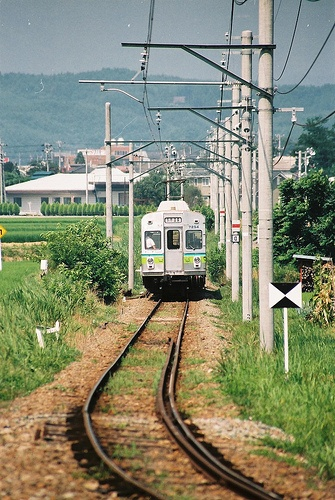
#> input picture data/custom/images/train.jpg, 335 x 500 px
$ python -i data_augment.py   (imports and definitions only)
#> lines starting #> are read from the running program, lines starting #| are printed output that depends on the picture
#> further down, picture is the input picture: shape (500, 335, 3); mean B, G, R 113.3, 137.3, 133.4
# Copyright 2023 AlphaBetter Corporation. All Rights Reserved.
# Licensed under the Apache License, Version 2.0 (the "License");
#   you may not use this file except in compliance with the License.
#   You may obtain a copy of the License at
#
#       http://www.apache.org/licenses/LICENSE-2.0
#
# Unless required by applicable law or agreed to in writing, software
# distributed under the License is distributed on an "AS IS" BASIS,
# WITHOUT WARRANTIES OR CONDITIONS OF ANY KIND, either express or implied.
# See the License for the specific language governing permissions and
# limitations under the License.
# ==============================================================================
"""
Data augmentation functions
"""
import math
import random
from typing import Any

import cv2
import numpy as np

__all__ = [
    "adjust_hsv", "cutout", "letterbox", "mixup", "random_affine",
]


def adjust_hsv(img: np.ndarray, h_gain: float = 0.5, s_gain: float = 0.5, v_gain: float = 0.5) -> np.ndarray:
    r"""Augment HSV channels of an image

    Args:
        img (np.ndarray): Image to augment
        h_gain (float): Hue gain
        s_gain (float): Saturation gain
        v_gain (float): Value gain

    Examples:
        >>> img = cv2.imread("image.jpg")
        >>> img = adjust_hsv(img, h_gain=0.5, s_gain=0.5, v_gain=0.5)

    Returns:
        np.ndarray: Augmented image
    """
#> called with h_gain = 0.5, s_gain = 0.5, v_gain = 0.5

    # Generate random gains for hue, saturation, and value channels
    random_gains = np.random.uniform(-1, 1, 3) * [h_gain, s_gain, v_gain] + 1

    # Split the image into hue, saturation, and value channels
    hue, sat, val = cv2.split(cv2.cvtColor(img, cv2.COLOR_BGR2HSV))
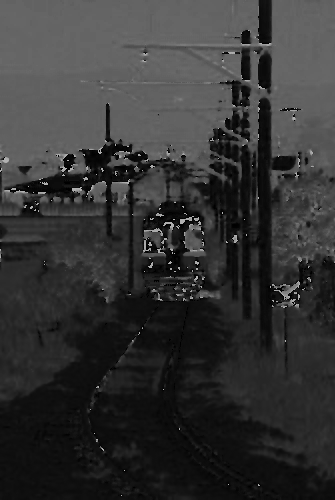
#> hue: shape (500, 335); min 0, max 179, mean 51.9
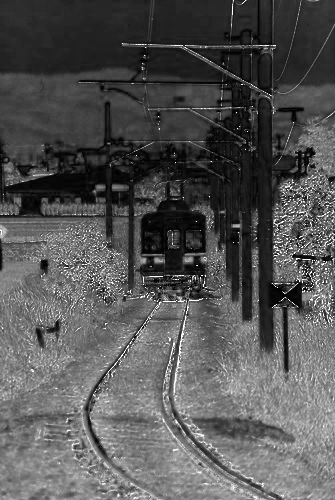
#> sat: shape (500, 335); min 0, max 255, mean 85.1
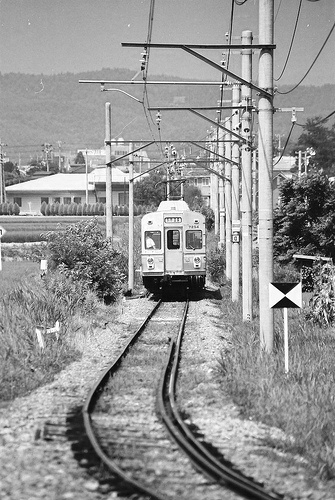
#> val: shape (500, 335); min 0, max 255, mean 148.8

    # Store the original data type of the image
    img_dtype = img.dtype

    # Create lookup tables for hue, saturation, and value channels
    x = np.arange(0, 256, dtype=np.int16)
    lut_hue = ((x * random_gains[0]) % 180).astype(img_dtype)
    lut_sat = np.clip(x * random_gains[1], 0, 255).astype(img_dtype)
#> lut_sat = 256 values from 0 to 255
    lut_val = np.clip(x * random_gains[2], 0, 255).astype(img_dtype)
#> lut_val = 256 values from 0 to 255

    # Apply the lookup tables to the hue, saturation, and value channels
    img_hsv = cv2.merge((cv2.LUT(hue, lut_hue), cv2.LUT(sat, lut_sat), cv2.LUT(val, lut_val))).astype(img_dtype)
#> img_hsv: shape (500, 335, 3); mean H, S, V 53.3, 102.4, 163

    # Convert the image back to BGR color space
    img = cv2.cvtColor(img_hsv, cv2.COLOR_HSV2BGR)
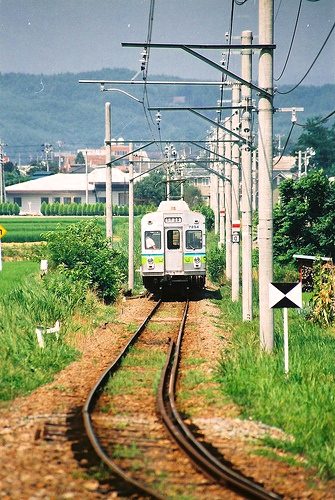
#> img: shape (500, 335, 3); mean B, G, R 115.9, 146.2, 141.4

    return img


# [232 lines left out: functions cutout, letterbox, mixup, random_affine, not called in this run]

>>> import cv2
>>> picture = cv2.imread('../../data/custom/images/train.jpg')
>>> result = adjust_hsv(picture)
